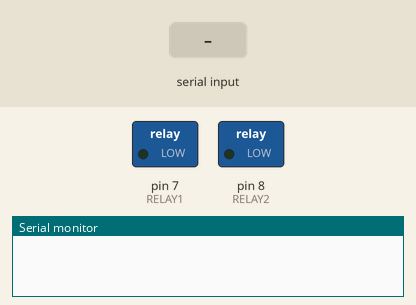
The sketch below on a simulated Arduino Uno, built with avr-gcc and run on an emulated ATmega328P. On the bench: switched loads named in the sketch (green lamp = pin HIGH), the last lines printed to the serial monitor. Inputs (shaded band) come from the test bench.

Above: at 1.2 s.
1.3 s: "all turn off" received over the second serial link
At 2.7 s:
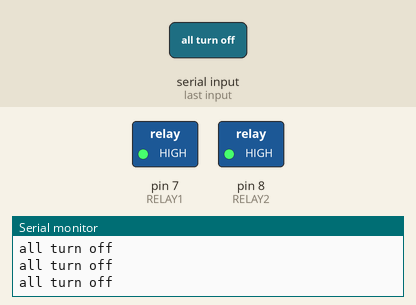
3.8 s: "turn on Tubelight" received over the second serial link
At 6.0 s:
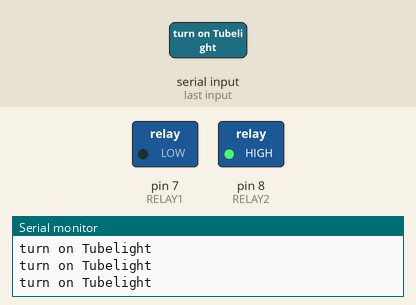
6.3 s: "all turn on" received over the second serial link
At 7.6 s:
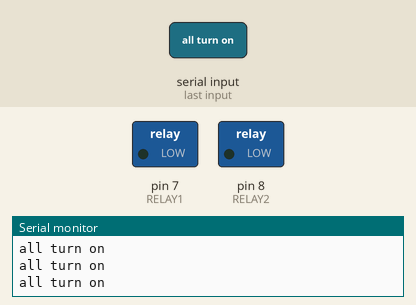
Timing chart, 0 to 9.3 s (numbered marks = the images above; inputs shaded):
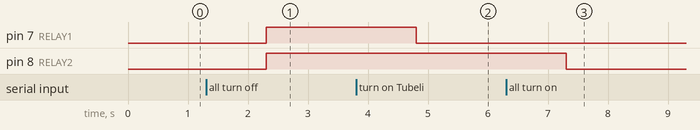

The sketch:

voice_cont_3.ino
```cpp
#include <SoftwareSerial.h>
String value;
int TxD = 11;
int RxD = 10;
#define RELAY1  7
#define RELAY2  8
int servoposition;
SoftwareSerial bluetooth(TxD, RxD);

void setup() {
   pinMode(RELAY1, OUTPUT);
  pinMode(RELAY2, OUTPUT);
  Serial.begin(9600);       // start serial communication at 9600bps
  bluetooth.begin(9600);
}

void loop() {
  Serial.println(value);
 if (bluetooth.available())
   {
    value = bluetooth.readString();

    if (value == "all turn on"){
    digitalWrite(RELAY1, 0);
    digitalWrite(RELAY2, 0);
      }
    if (value == "Sab on kar do"){
    digitalWrite(RELAY1, 0);
    digitalWrite(RELAY2, 0);
      }
      if (value == "Sab on karo"){
    digitalWrite(RELAY1, 0);
    digitalWrite(RELAY2, 0);
      }
////////////////////////////////////

    if (value == "all turn off"){
      digitalWrite(RELAY1, 1);
      digitalWrite(RELAY2, 1);
      }
    if (value == "Sab off kar do"){
      digitalWrite(RELAY1, 1);
      digitalWrite(RELAY2, 1);
      }
    if (value == "Sab of karo"){
      digitalWrite(RELAY1, 1);
      digitalWrite(RELAY2, 1);
      }
/////////////////////////////////////////

    if (value == "turn on Tubelight"){
    digitalWrite(RELAY1, 0);
      }
    if (value == "light on kar do"){
    digitalWrite(RELAY1, 0);
      }
    if (value == "light on karo"){
    digitalWrite(RELAY1, 0);
      }

/////////////////////////////////////////
    if (value == "turn on fan"){
      digitalWrite(RELAY2, 0);
      }
    if (value == "fan on kar do"){
      digitalWrite(RELAY2, 0);
      }
    if (value == "fan on karo"){
      digitalWrite(RELAY2, 0);
      }
/////////////////////////////////////////
    if (value == "turn off tubelight"){
    digitalWrite(RELAY1, 1);
      }
     if (value == "light off kar do"){
    digitalWrite(RELAY1, 1);
      }
      if (value == "light off karo"){
    digitalWrite(RELAY1, 1);
      }
/////////////////////////////////////////
    if (value == "turn off fan"){
      digitalWrite(RELAY2, 1);
      }
    if (value == "fan off kar do"){
      digitalWrite(RELAY2, 1);
      }
    if (value == "fan off karo"){
      digitalWrite(RELAY2, 1);
      }
/////////////////////////////////////////
 }

}
```

Measured:
- after the input at 1.3 s, pin 7 (RELAY1), pin 8 (RELAY2): LOW → HIGH after 1.0 s
- after the input at 3.8 s, pin 7 (RELAY1): HIGH → LOW after 1.0 s
- after the input at 6.3 s, pin 8 (RELAY2): HIGH → LOW after 1.0 s
